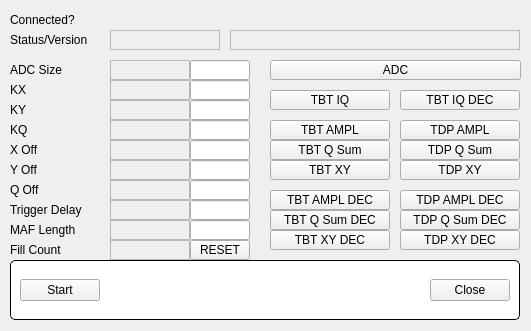
<?xml version="1.0" encoding="UTF-8"?>
<ui version="4.0">
 <class>LiberaSparkWindow</class>
 <widget class="QMainWindow" name="LiberaSparkWindow">
  <property name="geometry">
   <rect>
    <x>0</x>
    <y>0</y>
    <width>531</width>
    <height>331</height>
   </rect>
  </property>
  <property name="windowTitle">
   <string>Libera Spark</string>
  </property>
  <widget class="QWidget" name="centralwidget">
   <widget class="QESimpleShape" name="qesimpleshape">
    <property name="geometry">
     <rect>
      <x>110</x>
      <y>10</y>
      <width>16</width>
      <height>16</height>
     </rect>
    </property>
    <property name="variable" stdset="0">
     <string>SR-DI-LBS:PORT.CNCT</string>
    </property>
   </widget>
   <widget class="QELabel" name="qelabel">
    <property name="geometry">
     <rect>
      <x>110</x>
      <y>30</y>
      <width>110</width>
      <height>20</height>
     </rect>
    </property>
    <property name="frameShape">
     <enum>QFrame::StyledPanel</enum>
    </property>
    <property name="variable" stdset="0">
     <string>SR-DI-LBS:getStatus</string>
    </property>
   </widget>
   <widget class="QLabel" name="label">
    <property name="geometry">
     <rect>
      <x>10</x>
      <y>10</y>
      <width>90</width>
      <height>20</height>
     </rect>
    </property>
    <property name="text">
     <string>Connected? </string>
    </property>
   </widget>
   <widget class="QLabel" name="label_2">
    <property name="geometry">
     <rect>
      <x>10</x>
      <y>30</y>
      <width>100</width>
      <height>20</height>
     </rect>
    </property>
    <property name="text">
     <string>Status/Version</string>
    </property>
   </widget>
   <widget class="QLabel" name="label_4">
    <property name="geometry">
     <rect>
      <x>10</x>
      <y>60</y>
      <width>90</width>
      <height>20</height>
     </rect>
    </property>
    <property name="text">
     <string>ADC Size</string>
    </property>
   </widget>
   <widget class="QLabel" name="label_5">
    <property name="geometry">
     <rect>
      <x>10</x>
      <y>80</y>
      <width>90</width>
      <height>20</height>
     </rect>
    </property>
    <property name="text">
     <string>KX</string>
    </property>
   </widget>
   <widget class="QLabel" name="label_6">
    <property name="geometry">
     <rect>
      <x>10</x>
      <y>100</y>
      <width>90</width>
      <height>20</height>
     </rect>
    </property>
    <property name="text">
     <string>KY</string>
    </property>
   </widget>
   <widget class="QLabel" name="label_7">
    <property name="geometry">
     <rect>
      <x>10</x>
      <y>120</y>
      <width>90</width>
      <height>20</height>
     </rect>
    </property>
    <property name="text">
     <string>KQ</string>
    </property>
   </widget>
   <widget class="QLabel" name="label_8">
    <property name="geometry">
     <rect>
      <x>10</x>
      <y>140</y>
      <width>90</width>
      <height>20</height>
     </rect>
    </property>
    <property name="text">
     <string>X Off</string>
    </property>
   </widget>
   <widget class="QLabel" name="label_9">
    <property name="geometry">
     <rect>
      <x>10</x>
      <y>160</y>
      <width>90</width>
      <height>20</height>
     </rect>
    </property>
    <property name="text">
     <string>Y Off</string>
    </property>
   </widget>
   <widget class="QLabel" name="label_10">
    <property name="geometry">
     <rect>
      <x>10</x>
      <y>180</y>
      <width>90</width>
      <height>20</height>
     </rect>
    </property>
    <property name="text">
     <string>Q Off</string>
    </property>
   </widget>
   <widget class="QLabel" name="label_11">
    <property name="geometry">
     <rect>
      <x>10</x>
      <y>200</y>
      <width>90</width>
      <height>20</height>
     </rect>
    </property>
    <property name="text">
     <string>Trigger Delay</string>
    </property>
   </widget>
   <widget class="QLabel" name="label_12">
    <property name="geometry">
     <rect>
      <x>10</x>
      <y>240</y>
      <width>90</width>
      <height>20</height>
     </rect>
    </property>
    <property name="text">
     <string>Fill Count</string>
    </property>
   </widget>
   <widget class="QLabel" name="label_13">
    <property name="geometry">
     <rect>
      <x>10</x>
      <y>220</y>
      <width>90</width>
      <height>20</height>
     </rect>
    </property>
    <property name="text">
     <string>MAF Length</string>
    </property>
   </widget>
   <widget class="QELabel" name="qelabel_2">
    <property name="geometry">
     <rect>
      <x>230</x>
      <y>30</y>
      <width>290</width>
      <height>20</height>
     </rect>
    </property>
    <property name="frameShape">
     <enum>QFrame::StyledPanel</enum>
    </property>
    <property name="variable" stdset="0">
     <string>SR-DI-LBS:getVersion</string>
    </property>
   </widget>
   <widget class="QELabel" name="qelabel_3">
    <property name="geometry">
     <rect>
      <x>110</x>
      <y>60</y>
      <width>80</width>
      <height>20</height>
     </rect>
    </property>
    <property name="frameShape">
     <enum>QFrame::StyledPanel</enum>
    </property>
    <property name="variable" stdset="0">
     <string>SR-DI-LBS:getADCSize</string>
    </property>
   </widget>
   <widget class="QELineEdit" name="qelineedit">
    <property name="geometry">
     <rect>
      <x>190</x>
      <y>60</y>
      <width>60</width>
      <height>20</height>
     </rect>
    </property>
    <property name="variable" stdset="0">
     <string>SR-DI-LBS:setADCSize</string>
    </property>
    <property name="displayAlarmStateOption" stdset="0">
     <enum>QE::Never</enum>
    </property>
   </widget>
   <widget class="QELabel" name="qelabel_4">
    <property name="geometry">
     <rect>
      <x>110</x>
      <y>80</y>
      <width>80</width>
      <height>20</height>
     </rect>
    </property>
    <property name="frameShape">
     <enum>QFrame::StyledPanel</enum>
    </property>
    <property name="variable" stdset="0">
     <string>SR-DI-LBS:getKX</string>
    </property>
   </widget>
   <widget class="QELineEdit" name="qelineedit_2">
    <property name="geometry">
     <rect>
      <x>190</x>
      <y>80</y>
      <width>60</width>
      <height>20</height>
     </rect>
    </property>
    <property name="variable" stdset="0">
     <string>SR-DI-LBS:setKX</string>
    </property>
    <property name="displayAlarmStateOption" stdset="0">
     <enum>QE::Never</enum>
    </property>
   </widget>
   <widget class="QELabel" name="qelabel_5">
    <property name="geometry">
     <rect>
      <x>110</x>
      <y>100</y>
      <width>80</width>
      <height>20</height>
     </rect>
    </property>
    <property name="frameShape">
     <enum>QFrame::StyledPanel</enum>
    </property>
    <property name="variable" stdset="0">
     <string>SR-DI-LBS:getKY</string>
    </property>
   </widget>
   <widget class="QELineEdit" name="qelineedit_3">
    <property name="geometry">
     <rect>
      <x>190</x>
      <y>100</y>
      <width>60</width>
      <height>20</height>
     </rect>
    </property>
    <property name="variable" stdset="0">
     <string>SR-DI-LBS:setKY</string>
    </property>
    <property name="displayAlarmStateOption" stdset="0">
     <enum>QE::Never</enum>
    </property>
   </widget>
   <widget class="QELabel" name="qelabel_6">
    <property name="geometry">
     <rect>
      <x>110</x>
      <y>120</y>
      <width>80</width>
      <height>20</height>
     </rect>
    </property>
    <property name="frameShape">
     <enum>QFrame::StyledPanel</enum>
    </property>
    <property name="variable" stdset="0">
     <string>SR-DI-LBS:getKQ</string>
    </property>
   </widget>
   <widget class="QELineEdit" name="qelineedit_4">
    <property name="geometry">
     <rect>
      <x>190</x>
      <y>120</y>
      <width>60</width>
      <height>20</height>
     </rect>
    </property>
    <property name="variable" stdset="0">
     <string>SR-DI-LBS:setKQ</string>
    </property>
    <property name="displayAlarmStateOption" stdset="0">
     <enum>QE::Never</enum>
    </property>
   </widget>
   <widget class="QELabel" name="qelabel_7">
    <property name="geometry">
     <rect>
      <x>110</x>
      <y>140</y>
      <width>80</width>
      <height>20</height>
     </rect>
    </property>
    <property name="frameShape">
     <enum>QFrame::StyledPanel</enum>
    </property>
    <property name="variable" stdset="0">
     <string>SR-DI-LBS:getXOFF</string>
    </property>
   </widget>
   <widget class="QELineEdit" name="qelineedit_5">
    <property name="geometry">
     <rect>
      <x>190</x>
      <y>140</y>
      <width>60</width>
      <height>20</height>
     </rect>
    </property>
    <property name="variable" stdset="0">
     <string>SR-DI-LBS:setXOFF</string>
    </property>
    <property name="displayAlarmStateOption" stdset="0">
     <enum>QE::Never</enum>
    </property>
   </widget>
   <widget class="QELabel" name="qelabel_8">
    <property name="geometry">
     <rect>
      <x>110</x>
      <y>160</y>
      <width>80</width>
      <height>20</height>
     </rect>
    </property>
    <property name="frameShape">
     <enum>QFrame::StyledPanel</enum>
    </property>
    <property name="variable" stdset="0">
     <string>SR-DI-LBS:getYOFF</string>
    </property>
   </widget>
   <widget class="QELineEdit" name="qelineedit_6">
    <property name="geometry">
     <rect>
      <x>190</x>
      <y>160</y>
      <width>60</width>
      <height>20</height>
     </rect>
    </property>
    <property name="variable" stdset="0">
     <string>SR-DI-LBS:setYOFF</string>
    </property>
    <property name="displayAlarmStateOption" stdset="0">
     <enum>QE::Never</enum>
    </property>
   </widget>
   <widget class="QELabel" name="qelabel_9">
    <property name="geometry">
     <rect>
      <x>110</x>
      <y>180</y>
      <width>80</width>
      <height>20</height>
     </rect>
    </property>
    <property name="frameShape">
     <enum>QFrame::StyledPanel</enum>
    </property>
    <property name="variable" stdset="0">
     <string>SR-DI-LBS:getQOFF</string>
    </property>
   </widget>
   <widget class="QELineEdit" name="qelineedit_7">
    <property name="geometry">
     <rect>
      <x>190</x>
      <y>180</y>
      <width>60</width>
      <height>20</height>
     </rect>
    </property>
    <property name="variable" stdset="0">
     <string>SR-DI-LBS:setQOFF</string>
    </property>
    <property name="displayAlarmStateOption" stdset="0">
     <enum>QE::Never</enum>
    </property>
   </widget>
   <widget class="QELabel" name="qelabel_10">
    <property name="geometry">
     <rect>
      <x>110</x>
      <y>200</y>
      <width>80</width>
      <height>20</height>
     </rect>
    </property>
    <property name="frameShape">
     <enum>QFrame::StyledPanel</enum>
    </property>
    <property name="variable" stdset="0">
     <string>SR-DI-LBS:getTrigDelay</string>
    </property>
   </widget>
   <widget class="QELineEdit" name="qelineedit_8">
    <property name="geometry">
     <rect>
      <x>190</x>
      <y>200</y>
      <width>60</width>
      <height>20</height>
     </rect>
    </property>
    <property name="variable" stdset="0">
     <string>SR-DI-LBS:setTrigDelay</string>
    </property>
    <property name="displayAlarmStateOption" stdset="0">
     <enum>QE::Never</enum>
    </property>
   </widget>
   <widget class="QELabel" name="qelabel_11">
    <property name="geometry">
     <rect>
      <x>110</x>
      <y>240</y>
      <width>80</width>
      <height>20</height>
     </rect>
    </property>
    <property name="frameShape">
     <enum>QFrame::StyledPanel</enum>
    </property>
    <property name="variable" stdset="0">
     <string>SR-DI-LBS:getFillCount</string>
    </property>
   </widget>
   <widget class="QELabel" name="qelabel_12">
    <property name="geometry">
     <rect>
      <x>110</x>
      <y>220</y>
      <width>80</width>
      <height>20</height>
     </rect>
    </property>
    <property name="frameShape">
     <enum>QFrame::StyledPanel</enum>
    </property>
    <property name="variable" stdset="0">
     <string>SR-DI-LBS:getMAFLength</string>
    </property>
   </widget>
   <widget class="QELineEdit" name="qelineedit_10">
    <property name="geometry">
     <rect>
      <x>190</x>
      <y>220</y>
      <width>60</width>
      <height>20</height>
     </rect>
    </property>
    <property name="variable" stdset="0">
     <string>SR-DI-LBS:setMAFLength</string>
    </property>
    <property name="displayAlarmStateOption" stdset="0">
     <enum>QE::Never</enum>
    </property>
   </widget>
   <widget class="QEPushButton" name="qepushbutton_6">
    <property name="geometry">
     <rect>
      <x>190</x>
      <y>240</y>
      <width>60</width>
      <height>20</height>
     </rect>
    </property>
    <property name="text">
     <string>RESET</string>
    </property>
    <property name="variable" stdset="0">
     <string>SR-DI-LBS:resetFillCount</string>
    </property>
   </widget>
   <widget class="QGroupBox" name="titleGroupBox_2">
    <property name="geometry">
     <rect>
      <x>10</x>
      <y>260</y>
      <width>510</width>
      <height>60</height>
     </rect>
    </property>
    <property name="styleSheet">
     <string notr="true">QGroupBox {
	background-color: rgb(255, 255, 255);
    border: 1px solid black;
    border-radius: 5px;
    margin-top: 0.5em;
}

QGroupBox::title {
    subcontrol-origin: margin;
    left: 10px;
    padding: 0 3px 0 3px;
}</string>
    </property>
    <property name="title">
     <string/>
    </property>
    <layout class="QHBoxLayout" name="horizontalLayout">
     <item>
      <widget class="QEPushButton" name="qepushbutton">
       <property name="text">
        <string>Start</string>
       </property>
       <property name="variable" stdset="0">
        <string>SR-DI-LBS:start</string>
       </property>
      </widget>
     </item>
     <item>
      <spacer name="horizontalSpacer">
       <property name="orientation">
        <enum>Qt::Horizontal</enum>
       </property>
       <property name="sizeHint" stdset="0">
        <size>
         <width>792</width>
         <height>20</height>
        </size>
       </property>
      </spacer>
     </item>
     <item>
      <widget class="QPushButton" name="btnClose">
       <property name="text">
        <string>Close</string>
       </property>
      </widget>
     </item>
    </layout>
   </widget>
   <widget class="QPushButton" name="btnADC">
    <property name="geometry">
     <rect>
      <x>270</x>
      <y>60</y>
      <width>251</width>
      <height>20</height>
     </rect>
    </property>
    <property name="text">
     <string>ADC</string>
    </property>
   </widget>
   <widget class="QPushButton" name="btnTBTIQ">
    <property name="geometry">
     <rect>
      <x>270</x>
      <y>90</y>
      <width>120</width>
      <height>20</height>
     </rect>
    </property>
    <property name="text">
     <string>TBT IQ</string>
    </property>
   </widget>
   <widget class="QPushButton" name="pushButton_3">
    <property name="geometry">
     <rect>
      <x>270</x>
      <y>120</y>
      <width>120</width>
      <height>20</height>
     </rect>
    </property>
    <property name="text">
     <string>TBT AMPL</string>
    </property>
   </widget>
   <widget class="QPushButton" name="pushButton_4">
    <property name="geometry">
     <rect>
      <x>270</x>
      <y>140</y>
      <width>120</width>
      <height>20</height>
     </rect>
    </property>
    <property name="text">
     <string>TBT Q Sum</string>
    </property>
   </widget>
   <widget class="QPushButton" name="pushButton_5">
    <property name="geometry">
     <rect>
      <x>270</x>
      <y>160</y>
      <width>120</width>
      <height>20</height>
     </rect>
    </property>
    <property name="text">
     <string>TBT XY</string>
    </property>
   </widget>
   <widget class="QPushButton" name="pushButton_6">
    <property name="geometry">
     <rect>
      <x>400</x>
      <y>90</y>
      <width>120</width>
      <height>20</height>
     </rect>
    </property>
    <property name="text">
     <string>TBT IQ DEC</string>
    </property>
   </widget>
   <widget class="QPushButton" name="pushButton_7">
    <property name="geometry">
     <rect>
      <x>270</x>
      <y>190</y>
      <width>120</width>
      <height>20</height>
     </rect>
    </property>
    <property name="text">
     <string>TBT AMPL DEC</string>
    </property>
   </widget>
   <widget class="QPushButton" name="pushButton_8">
    <property name="geometry">
     <rect>
      <x>270</x>
      <y>210</y>
      <width>120</width>
      <height>20</height>
     </rect>
    </property>
    <property name="text">
     <string>TBT Q Sum DEC</string>
    </property>
   </widget>
   <widget class="QPushButton" name="pushButton_9">
    <property name="geometry">
     <rect>
      <x>270</x>
      <y>230</y>
      <width>120</width>
      <height>20</height>
     </rect>
    </property>
    <property name="text">
     <string>TBT XY DEC</string>
    </property>
   </widget>
   <widget class="QPushButton" name="pushButton_10">
    <property name="geometry">
     <rect>
      <x>400</x>
      <y>190</y>
      <width>120</width>
      <height>20</height>
     </rect>
    </property>
    <property name="text">
     <string>TDP AMPL DEC</string>
    </property>
   </widget>
   <widget class="QPushButton" name="pushButton_11">
    <property name="geometry">
     <rect>
      <x>400</x>
      <y>160</y>
      <width>120</width>
      <height>20</height>
     </rect>
    </property>
    <property name="text">
     <string>TDP XY</string>
    </property>
   </widget>
   <widget class="QPushButton" name="pushButton_12">
    <property name="geometry">
     <rect>
      <x>400</x>
      <y>210</y>
      <width>120</width>
      <height>20</height>
     </rect>
    </property>
    <property name="text">
     <string>TDP Q Sum DEC</string>
    </property>
   </widget>
   <widget class="QPushButton" name="pushButton_13">
    <property name="geometry">
     <rect>
      <x>400</x>
      <y>140</y>
      <width>120</width>
      <height>20</height>
     </rect>
    </property>
    <property name="text">
     <string>TDP Q Sum</string>
    </property>
   </widget>
   <widget class="QPushButton" name="pushButton_14">
    <property name="geometry">
     <rect>
      <x>400</x>
      <y>230</y>
      <width>120</width>
      <height>20</height>
     </rect>
    </property>
    <property name="text">
     <string>TDP XY DEC</string>
    </property>
   </widget>
   <widget class="QPushButton" name="pushButton_15">
    <property name="geometry">
     <rect>
      <x>400</x>
      <y>120</y>
      <width>120</width>
      <height>20</height>
     </rect>
    </property>
    <property name="text">
     <string>TDP AMPL</string>
    </property>
   </widget>
  </widget>
 </widget>
 <customwidgets>
  <customwidget>
   <class>QELabel</class>
   <extends>QLabel</extends>
   <header>QELabel.h</header>
  </customwidget>
  <customwidget>
   <class>QELineEdit</class>
   <extends>QLineEdit</extends>
   <header>QELineEdit.h</header>
  </customwidget>
  <customwidget>
   <class>QEPushButton</class>
   <extends>QPushButton</extends>
   <header>QEPushButton.h</header>
  </customwidget>
  <customwidget>
   <class>QESimpleShape</class>
   <extends>QSimpleShape</extends>
   <header>QESimpleShape.h</header>
  </customwidget>
  <customwidget>
   <class>QSimpleShape</class>
   <extends>QWidget</extends>
   <header>QSimpleShape.h</header>
  </customwidget>
 </customwidgets>
 <resources/>
 <connections/>
</ui>
